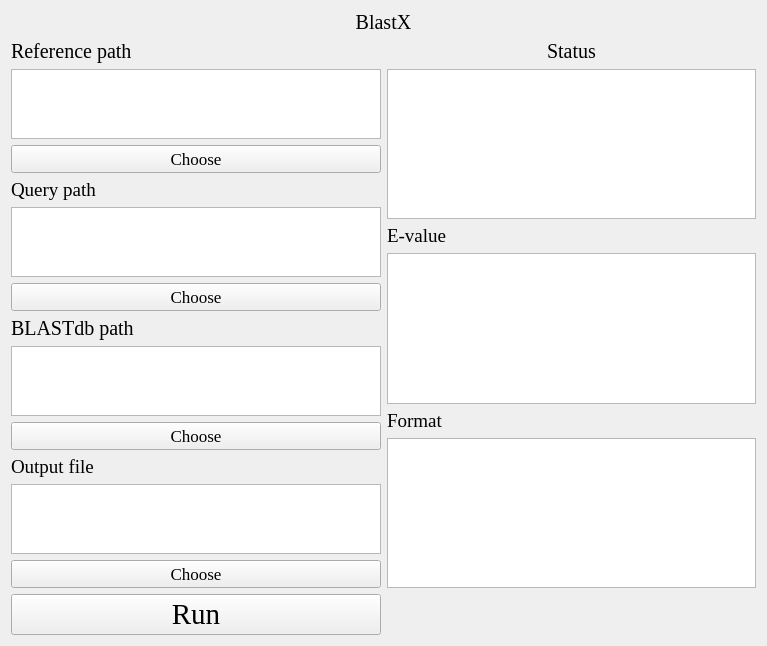
<?xml version="1.0" encoding="UTF-8"?>
<ui version="4.0">
 <class>Form</class>
 <widget class="QWidget" name="Form">
  <property name="geometry">
   <rect>
    <x>0</x>
    <y>0</y>
    <width>767</width>
    <height>643</height>
   </rect>
  </property>
  <property name="windowTitle">
   <string>Form</string>
  </property>
  <property name="styleSheet">
   <string notr="true">background-image: url(D:/tools/Pycharm/pyqt/logo/green_back.png);</string>
  </property>
  <layout class="QGridLayout" name="gridLayout_6">
   <item row="2" column="0">
    <layout class="QGridLayout" name="gridLayout_5">
     <item row="0" column="0">
      <widget class="QPushButton" name="pushButton">
       <property name="font">
        <font>
         <family>Times New Roman</family>
         <pointsize>22</pointsize>
        </font>
       </property>
       <property name="styleSheet">
        <string notr="true">background-image: url(D:/Documents/Desktop/white.png)</string>
       </property>
       <property name="text">
        <string>Run</string>
       </property>
      </widget>
     </item>
    </layout>
   </item>
   <item row="1" column="0">
    <layout class="QGridLayout" name="gridLayout">
     <item row="3" column="0">
      <widget class="QLabel" name="label_7">
       <property name="font">
        <font>
         <family>Times New Roman</family>
         <pointsize>14</pointsize>
        </font>
       </property>
       <property name="text">
        <string>Query path</string>
       </property>
       <property name="alignment">
        <set>Qt::AlignLeading|Qt::AlignLeft|Qt::AlignVCenter</set>
       </property>
      </widget>
     </item>
     <item row="0" column="0">
      <widget class="QLabel" name="label_2">
       <property name="font">
        <font>
         <family>Times New Roman</family>
         <pointsize>15</pointsize>
        </font>
       </property>
       <property name="text">
        <string>Reference path</string>
       </property>
       <property name="alignment">
        <set>Qt::AlignLeading|Qt::AlignLeft|Qt::AlignVCenter</set>
       </property>
      </widget>
     </item>
     <item row="6" column="0">
      <widget class="QLabel" name="label_6">
       <property name="font">
        <font>
         <family>Times New Roman</family>
         <pointsize>15</pointsize>
        </font>
       </property>
       <property name="text">
        <string>BLASTdb path</string>
       </property>
       <property name="alignment">
        <set>Qt::AlignLeading|Qt::AlignLeft|Qt::AlignVCenter</set>
       </property>
      </widget>
     </item>
     <item row="1" column="0">
      <widget class="QTextBrowser" name="textBrowser_2">
       <property name="sizePolicy">
        <sizepolicy hsizetype="Expanding" vsizetype="Expanding">
         <horstretch>0</horstretch>
         <verstretch>0</verstretch>
        </sizepolicy>
       </property>
       <property name="maximumSize">
        <size>
         <width>16777215</width>
         <height>16777215</height>
        </size>
       </property>
       <property name="styleSheet">
        <string notr="true">background-image: url(D:/Documents/Desktop/white.png)</string>
       </property>
      </widget>
     </item>
     <item row="9" column="0">
      <widget class="QLabel" name="label_5">
       <property name="font">
        <font>
         <family>Times New Roman</family>
         <pointsize>14</pointsize>
        </font>
       </property>
       <property name="text">
        <string>Output file</string>
       </property>
       <property name="alignment">
        <set>Qt::AlignLeading|Qt::AlignLeft|Qt::AlignVCenter</set>
       </property>
      </widget>
     </item>
     <item row="10" column="0">
      <widget class="QTextBrowser" name="textBrowser_5">
       <property name="sizePolicy">
        <sizepolicy hsizetype="Expanding" vsizetype="Expanding">
         <horstretch>0</horstretch>
         <verstretch>0</verstretch>
        </sizepolicy>
       </property>
       <property name="maximumSize">
        <size>
         <width>16777215</width>
         <height>16777215</height>
        </size>
       </property>
       <property name="styleSheet">
        <string notr="true">background-image: url(D:/Documents/Desktop/white.png)</string>
       </property>
      </widget>
     </item>
     <item row="4" column="0">
      <widget class="QTextBrowser" name="textBrowser_3">
       <property name="sizePolicy">
        <sizepolicy hsizetype="Expanding" vsizetype="Expanding">
         <horstretch>0</horstretch>
         <verstretch>0</verstretch>
        </sizepolicy>
       </property>
       <property name="maximumSize">
        <size>
         <width>16777215</width>
         <height>16777215</height>
        </size>
       </property>
       <property name="styleSheet">
        <string notr="true">background-image: url(D:/Documents/Desktop/white.png)</string>
       </property>
      </widget>
     </item>
     <item row="8" column="0">
      <widget class="QPushButton" name="pushButton_4">
       <property name="font">
        <font>
         <family>Times New Roman</family>
         <pointsize>13</pointsize>
        </font>
       </property>
       <property name="text">
        <string>Choose</string>
       </property>
      </widget>
     </item>
     <item row="5" column="0">
      <widget class="QPushButton" name="pushButton_3">
       <property name="font">
        <font>
         <family>Times New Roman</family>
         <pointsize>13</pointsize>
        </font>
       </property>
       <property name="text">
        <string>Choose</string>
       </property>
      </widget>
     </item>
     <item row="2" column="0">
      <widget class="QPushButton" name="pushButton_2">
       <property name="font">
        <font>
         <family>Times New Roman</family>
         <pointsize>13</pointsize>
        </font>
       </property>
       <property name="text">
        <string>Choose</string>
       </property>
      </widget>
     </item>
     <item row="7" column="0">
      <widget class="QTextBrowser" name="textBrowser_4">
       <property name="sizePolicy">
        <sizepolicy hsizetype="Expanding" vsizetype="Expanding">
         <horstretch>0</horstretch>
         <verstretch>0</verstretch>
        </sizepolicy>
       </property>
       <property name="maximumSize">
        <size>
         <width>16777215</width>
         <height>16777215</height>
        </size>
       </property>
       <property name="styleSheet">
        <string notr="true">background-image: url(D:/Documents/Desktop/white.png)</string>
       </property>
      </widget>
     </item>
     <item row="11" column="0">
      <widget class="QPushButton" name="pushButton_5">
       <property name="font">
        <font>
         <family>Times New Roman</family>
         <pointsize>13</pointsize>
        </font>
       </property>
       <property name="text">
        <string>Choose</string>
       </property>
      </widget>
     </item>
    </layout>
   </item>
   <item row="1" column="1">
    <layout class="QGridLayout" name="gridLayout_3">
     <item row="3" column="0">
      <widget class="QTextEdit" name="textEdit">
       <property name="sizePolicy">
        <sizepolicy hsizetype="Expanding" vsizetype="Expanding">
         <horstretch>0</horstretch>
         <verstretch>0</verstretch>
        </sizepolicy>
       </property>
       <property name="maximumSize">
        <size>
         <width>16777215</width>
         <height>16777215</height>
        </size>
       </property>
       <property name="styleSheet">
        <string notr="true">background-image: url(D:/Documents/Desktop/white.png)</string>
       </property>
      </widget>
     </item>
     <item row="2" column="0">
      <widget class="QLabel" name="label_8">
       <property name="font">
        <font>
         <family>Times New Roman</family>
         <pointsize>14</pointsize>
        </font>
       </property>
       <property name="text">
        <string>E-value</string>
       </property>
       <property name="alignment">
        <set>Qt::AlignLeading|Qt::AlignLeft|Qt::AlignVCenter</set>
       </property>
      </widget>
     </item>
     <item row="1" column="0">
      <widget class="QTextBrowser" name="textBrowser">
       <property name="sizePolicy">
        <sizepolicy hsizetype="Expanding" vsizetype="Expanding">
         <horstretch>0</horstretch>
         <verstretch>0</verstretch>
        </sizepolicy>
       </property>
       <property name="maximumSize">
        <size>
         <width>16777215</width>
         <height>16777215</height>
        </size>
       </property>
       <property name="styleSheet">
        <string notr="true">background-image: url(D:/Documents/Desktop/white.png)</string>
       </property>
      </widget>
     </item>
     <item row="0" column="0">
      <widget class="QLabel" name="label_4">
       <property name="sizePolicy">
        <sizepolicy hsizetype="Expanding" vsizetype="Maximum">
         <horstretch>0</horstretch>
         <verstretch>0</verstretch>
        </sizepolicy>
       </property>
       <property name="font">
        <font>
         <family>Times New Roman</family>
         <pointsize>15</pointsize>
        </font>
       </property>
       <property name="text">
        <string>Status</string>
       </property>
       <property name="alignment">
        <set>Qt::AlignCenter</set>
       </property>
      </widget>
     </item>
     <item row="4" column="0">
      <widget class="QLabel" name="label_9">
       <property name="font">
        <font>
         <family>Times New Roman</family>
         <pointsize>14</pointsize>
        </font>
       </property>
       <property name="text">
        <string>Format</string>
       </property>
       <property name="alignment">
        <set>Qt::AlignLeading|Qt::AlignLeft|Qt::AlignVCenter</set>
       </property>
      </widget>
     </item>
     <item row="5" column="0">
      <widget class="QTextEdit" name="textEdit_2">
       <property name="sizePolicy">
        <sizepolicy hsizetype="Expanding" vsizetype="Expanding">
         <horstretch>0</horstretch>
         <verstretch>0</verstretch>
        </sizepolicy>
       </property>
       <property name="maximumSize">
        <size>
         <width>16777215</width>
         <height>16777215</height>
        </size>
       </property>
       <property name="styleSheet">
        <string notr="true">background-image: url(D:/Documents/Desktop/white.png)</string>
       </property>
      </widget>
     </item>
    </layout>
   </item>
   <item row="0" column="0" colspan="2">
    <layout class="QGridLayout" name="gridLayout_8">
     <item row="0" column="0">
      <widget class="QLabel" name="label">
       <property name="font">
        <font>
         <family>Times New Roman</family>
         <pointsize>15</pointsize>
        </font>
       </property>
       <property name="text">
        <string>BlastX</string>
       </property>
       <property name="alignment">
        <set>Qt::AlignCenter</set>
       </property>
      </widget>
     </item>
    </layout>
   </item>
  </layout>
 </widget>
 <resources/>
 <connections/>
</ui>
